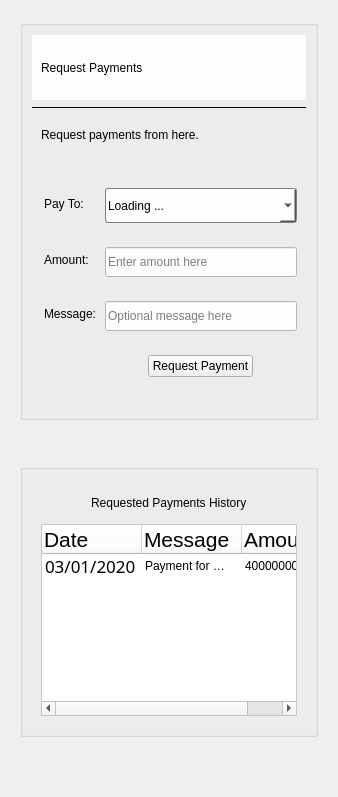
         <widget class="QWidget" name="receive_page">
          <layout class="QHBoxLayout" name="horizontalLayout">
           <item>
            <widget class="QFrame" name="receive_header_frame">
             <property name="toolTip">
              <string>Request payments from here.</string>
             </property>
             <property name="frameShape">
              <enum>QFrame::NoFrame</enum>
             </property>
             <property name="frameShadow">
              <enum>QFrame::Raised</enum>
             </property>
             <layout class="QGridLayout" name="gridLayout_16">
              <item row="0" column="0">
               <widget class="QGroupBox" name="receive_groupBox_1">
                <property name="minimumSize">
                 <size>
                  <width>0</width>
                  <height>400</height>
                 </size>
                </property>
                <property name="maximumSize">
                 <size>
                  <width>16777215</width>
                  <height>16777215</height>
                 </size>
                </property>
                <property name="title">
                 <string/>
                </property>
                <layout class="QVBoxLayout" name="verticalLayout_6">
                 <item>
                  <widget class="QFrame" name="frame_10">
                   <property name="minimumSize">
                    <size>
                     <width>0</width>
                     <height>65</height>
                    </size>
                   </property>
                   <property name="maximumSize">
                    <size>
                     <width>16777215</width>
                     <height>65</height>
                    </size>
                   </property>
                   <property name="styleSheet">
                    <string notr="true">background-color: rgb(253, 253, 255);
</string>
                   </property>
                   <property name="frameShape">
                    <enum>QFrame::NoFrame</enum>
                   </property>
                   <property name="frameShadow">
                    <enum>QFrame::Raised</enum>
                   </property>
                   <layout class="QVBoxLayout" name="verticalLayout_23">
                    <property name="topMargin">
                     <number>0</number>
                    </property>
                    <property name="bottomMargin">
                     <number>0</number>
                    </property>
                    <item>
                     <widget class="QLabel" name="label">
                      <property name="styleSheet">
                       <string notr="true">background-color: rgb(253, 253, 255);
font: 24pt &quot;Helvetica&quot;;</string>
                      </property>
                      <property name="text">
                       <string>Request Payments</string>
                      </property>
                     </widget>
                    </item>
                   </layout>
                  </widget>
                 </item>
                 <item>
                  <widget class="Line" name="line_4">
                   <property name="frameShadow">
                    <enum>QFrame::Plain</enum>
                   </property>
                   <property name="orientation">
                    <enum>Qt::Horizontal</enum>
                   </property>
                  </widget>
                 </item>
                 <item>
                  <widget class="QFrame" name="frame_68">
                   <property name="minimumSize">
                    <size>
                     <width>0</width>
                     <height>40</height>
                    </size>
                   </property>
                   <property name="maximumSize">
                    <size>
                     <width>16777215</width>
                     <height>40</height>
                    </size>
                   </property>
                   <property name="styleSheet">
                    <string notr="true">QFrame#frame_68{border-radius: 3px;}
</string>
                   </property>
                   <property name="frameShape">
                    <enum>QFrame::NoFrame</enum>
                   </property>
                   <property name="frameShadow">
                    <enum>QFrame::Raised</enum>
                   </property>
                   <layout class="QVBoxLayout" name="verticalLayout_21">
                    <property name="topMargin">
                     <number>0</number>
                    </property>
                    <property name="bottomMargin">
                     <number>0</number>
                    </property>
                    <item>
                     <widget class="QLabel" name="label_53">
                      <property name="styleSheet">
                       <string notr="true">font: 16pt 'Helvetica';
</string>
                      </property>
                      <property name="text">
                       <string>Request payments from here.</string>
                      </property>
                     </widget>
                    </item>
                   </layout>
                  </widget>
                 </item>
                 <item>
                  <widget class="QFrame" name="frame_12">
                   <property name="styleSheet">
                    <string notr="true">QFrame#frame_12{border-radius: 3px;}</string>
                   </property>
                   <property name="frameShape">
                    <enum>QFrame::NoFrame</enum>
                   </property>
                   <property name="frameShadow">
                    <enum>QFrame::Raised</enum>
                   </property>
                   <layout class="QGridLayout" name="gridLayout_11">
                    <item row="2" column="0">
                     <widget class="QLabel" name="label_5">
                      <property name="styleSheet">
                       <string notr="true">font: 16pt 'Helvetica';
padding-bottom: 4px;</string>
                      </property>
                      <property name="text">
                       <string>Message:</string>
                      </property>
                     </widget>
                    </item>
                    <item row="2" column="2">
                     <widget class="QLineEdit" name="msg_line">
                      <property name="minimumSize">
                       <size>
                        <width>0</width>
                        <height>30</height>
                       </size>
                      </property>
                      <property name="toolTip">
                       <string>Message about transaction.</string>
                      </property>
                      <property name="styleSheet">
                       <string notr="true">background-color: rgb(253, 253, 255);</string>
                      </property>
                      <property name="placeholderText">
                       <string>Optional message here</string>
                      </property>
                     </widget>
                    </item>
                    <item row="0" column="0">
                     <widget class="QLabel" name="label_4">
                      <property name="styleSheet">
                       <string notr="true">font: 16pt 'Helvetica';
padding-bottom: 4px;</string>
                      </property>
                      <property name="text">
                       <string>Pay To:</string>
                      </property>
                     </widget>
                    </item>
                    <item row="1" column="2">
                     <widget class="QLineEdit" name="receive_amt_line">
                      <property name="minimumSize">
                       <size>
                        <width>0</width>
                        <height>30</height>
                       </size>
                      </property>
                      <property name="toolTip">
                       <string>Amount you are requesting to be paid.</string>
                      </property>
                      <property name="styleSheet">
                       <string notr="true">background-color: rgb(253, 253, 255);</string>
                      </property>
                      <property name="placeholderText">
                       <string>Enter amount here</string>
                      </property>
                     </widget>
                    </item>
                    <item row="3" column="2" alignment="Qt::AlignHCenter">
                     <widget class="QPushButton" name="receive_rqst_btn">
                      <property name="text">
                       <string>Request Payment</string>
                      </property>
                     </widget>
                    </item>
                    <item row="1" column="0">
                     <widget class="QLabel" name="label_3">
                      <property name="styleSheet">
                       <string notr="true">font: 16pt 'Helvetica';
padding-bottom: 4px;</string>
                      </property>
                      <property name="text">
                       <string>Amount:</string>
                      </property>
                     </widget>
                    </item>
                    <item row="0" column="2">
                     <widget class="QComboBox" name="pay_to_combo_box">
                      <property name="minimumSize">
                       <size>
                        <width>0</width>
                        <height>35</height>
                       </size>
                      </property>
                      <property name="styleSheet">
                       <string notr="true">border-radius: 3px; 
border: 1px solid gray;
background-color: rgb(253, 253, 255);
selection-color: blue;</string>
                      </property>
                      <property name="editable">
                       <bool>true</bool>
                      </property>
                      <property name="currentText">
                       <string>Loading ...</string>
                      </property>
                     </widget>
                    </item>
                   </layout>
                  </widget>
                 </item>
                </layout>
               </widget>
              </item>
              <item row="3" column="0">
               <spacer name="verticalSpacer">
                <property name="orientation">
                 <enum>Qt::Vertical</enum>
                </property>
                <property name="sizeHint" stdset="0">
                 <size>
                  <width>20</width>
                  <height>40</height>
                 </size>
                </property>
               </spacer>
              </item>
              <item row="2" column="0">
               <widget class="QGroupBox" name="receive_groupBox_2">
                <property name="minimumSize">
                 <size>
                  <width>0</width>
                  <height>100</height>
                 </size>
                </property>
                <property name="maximumSize">
                 <size>
                  <width>16777215</width>
                  <height>16777215</height>
                 </size>
                </property>
                <property name="title">
                 <string/>
                </property>
                <layout class="QGridLayout" name="gridLayout_17">
                 <item row="0" column="0">
                  <widget class="QFrame" name="frame_15">
                   <property name="styleSheet">
                    <string notr="true">QFrame#frame_15{border-radius: 3px;}</string>
                   </property>
                   <property name="frameShape">
                    <enum>QFrame::NoFrame</enum>
                   </property>
                   <property name="frameShadow">
                    <enum>QFrame::Raised</enum>
                   </property>
                   <layout class="QGridLayout" name="gridLayout_24">
                    <item row="1" column="0">
                     <widget class="QTreeWidget" name="receive_hist_tree2">
                      <property name="styleSheet">
                       <string notr="true">background-color: rgb(255, 255, 255);</string>
                      </property>
                      <property name="selectionBehavior">
                       <enum>QAbstractItemView::SelectItems</enum>
                      </property>
                      <property name="indentation">
                       <number>0</number>
                      </property>
                      <property name="wordWrap">
                       <bool>true</bool>
                      </property>
                      <attribute name="headerCascadingSectionResizes">
                       <bool>true</bool>
                      </attribute>
                      <column>
                       <property name="text">
                        <string>Date</string>
                       </property>
                       <property name="font">
                        <font>
                         <pointsize>16</pointsize>
                        </font>
                       </property>
                       <property name="background">
                        <color>
                         <red>202</red>
                         <green>216</green>
                         <blue>241</blue>
                        </color>
                       </property>
                      </column>
                      <column>
                       <property name="text">
                        <string>Message</string>
                       </property>
                       <property name="font">
                        <font>
                         <pointsize>16</pointsize>
                        </font>
                       </property>
                       <property name="background">
                        <color>
                         <red>202</red>
                         <green>216</green>
                         <blue>241</blue>
                        </color>
                       </property>
                      </column>
                      <column>
                       <property name="text">
                        <string>Amount (PKT)</string>
                       </property>
                       <property name="font">
                        <font>
                         <pointsize>16</pointsize>
                        </font>
                       </property>
                       <property name="background">
                        <color>
                         <red>202</red>
                         <green>216</green>
                         <blue>241</blue>
                        </color>
                       </property>
                      </column>
                      <item>
                       <property name="text">
                        <string>03/01/2020</string>
                       </property>
                       <property name="font">
                        <font>
                         <family>Futura</family>
                         <pointsize>13</pointsize>
                        </font>
                       </property>
                       <property name="text">
                        <string>Payment for wallet development.</string>
                       </property>
                       <property name="text">
                        <string>40000000</string>
                       </property>
                      </item>
                     </widget>
                    </item>
                    <item row="0" column="0" alignment="Qt::AlignHCenter">
                     <widget class="QLabel" name="label_2">
                      <property name="styleSheet">
                       <string notr="true">font: 57 16pt 'Helvetica';
padding: 8px</string>
                      </property>
                      <property name="text">
                       <string>Requested Payments History</string>
                      </property>
                      <property name="indent">
                       <number>0</number>
                      </property>
                     </widget>
                    </item>
                   </layout>
                  </widget>
                 </item>
                </layout>
               </widget>
              </item>
              <item row="1" column="0" alignment="Qt::AlignHCenter">
               <widget class="QLabel" name="label_26">
                <property name="minimumSize">
                 <size>
                  <width>0</width>
                  <height>32</height>
                 </size>
                </property>
                <property name="text">
                 <string/>
                </property>
               </widget>
              </item>
             </layout>
            </widget>
           </item>
          </layout>
         </widget>
